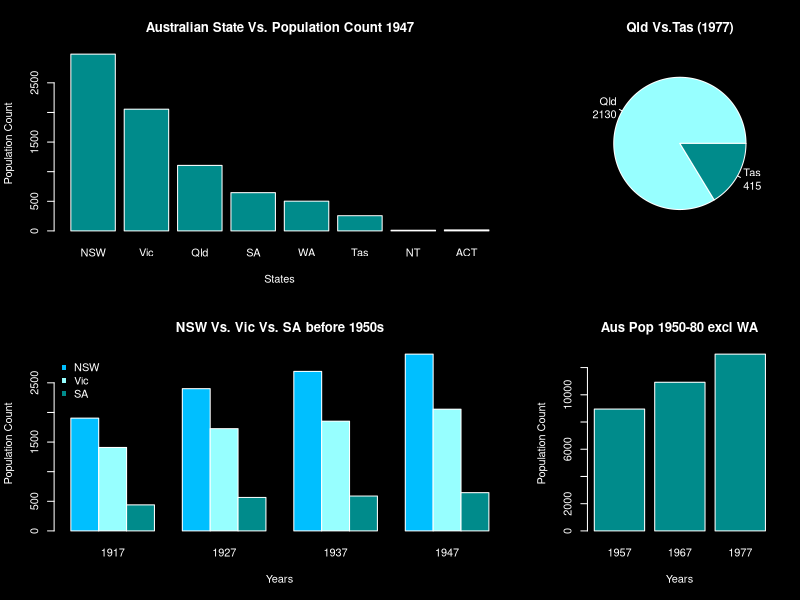

The R source for this figure:
# The below sample code is to generate Sample details for the Population of Australian states.

SrNo <- c(1,2,3,4,5,6,7,8,9)
year <- c(1917,1927,1937,1947,1957,1967,1977,1987,1997)
NSW <- c(1904,2402,2693,2985,3625,4295,5002,5617,6274)
Vic <- c(1409,1727,1853,2055,2656,3274,3837,4210,4605)
Qld <- c(683,873,993,1106,1413,1700,2130,2675,3401)
SA <- c(440,565,589,646,873,1110,1286,1393,1480)
WA <- c(306,392,457,502,688,879,1204,1496,1798)
Tas <- c(193,211,233,257,326,375,415,449,474)
NT <- c(5,4,6,11,21,62,104,158,187)
ACT <- c(3,8,11,17,38,103,214,265,310)
Aust <- c(4943,6182,6835,7579,9640,11798,14192,16263,18529)

#Creating the data frame from the vectors coz I am running the scripts on r-fiddle.org
AustralianStates <- data.frame(SrNo,year,NSW,Vic,Qld,SA ,WA ,Tas,NT ,ACT,Aust)

#Alternately, if you have using R desktop or any other portal that supports uploading your data file you can use the following code
#AustralianStates <- read.csv(file="austpop.csv", header=TRUE, sep=",")

#Note that if you are working from R Desktop, you may need to set the working directory before executing the above step
#The below code does the following
#setwd("D:\\Users\\abhincha\\Downloads")


#PLOT THE STATE WISE POPULATION FOR ALL THE STATES FOR THE YEAR 1947

# Setting the default property for all Graphs
par(bg="Black",fg="White")


#AustralianStates
StateDetailsForSelectedYear <- AustralianStates[AustralianStates$year == 1947,c(3:10)]
#StateDetailsForSelectedYear
PoPcount <- as.numeric(StateDetailsForSelectedYear[1,])
#PoPcount
StateNames <- names(StateDetailsForSelectedYear)
#StateNames


#Specifying the layout of the charts using the layout function
grid <- matrix(c(1,1,2,3,3,4), nrow=2,ncol=3,byrow=TRUE) # Creating the grid of the layout
layout(grid) #Passing the grid to the layout

#Plotting a bar chart to depict State wise population for all the states for the year 1947
barplot(PoPcount,names.arg = StateNames,xlab = "States",ylab = "Population Count",
main = "Australian State Vs. Population Count 1947",col.main="White",col.lab="White",col.axis="White",
col="darkcyan")




#PLOT A PIE CHART FOR DEPICTING POPULATIONS FOR QUEENS LAND VS TASMANIA IN THE YEAR 1977
#EXTRACTING REQUIRED DATA
statedetailsforyear <- AustralianStates[AustralianStates$year == 1977,c("Qld","Tas")]
statedetailsforYEAR <- as.numeric(statedetailsforyear)

#PLOTTING THE REQUIRED PIE
pie(statedetailsforYEAR, main="Qld Vs.Tas (1977)",col.main="White",
labels=(
paste
(
names(statedetailsforyear),statedetailsforYEAR,sep="\n"
)
)
,
col=c("darkslategray1","darkcyan")
)





#PLOT A COMPARISON BAR PLOT OR GROUP BAR BETWEEN NEW SOUTH WHALES, VICTORIA AND SOUTHERN AUSTRALIA 
#FOR THE YEARS BEFORE 1950

#Extract the data set relevant to your time period
statedetailsbeforegivendate <- AustralianStates[AustralianStates$year < 1950,c("year","NSW","Vic","SA")]

#Bind the rows for NSW and Vic in order to form a matrix that can be represented as a group bar
Count_Table <- rbind(statedetailsbeforegivendate$NSW,statedetailsbeforegivendate$Vic,statedetailsbeforegivendate$SA)

#Plotting the required bar
barplot(Count_Table,names.arg = statedetailsbeforegivendate$year,xlab = "Years",ylab = "Population Count",
main = "NSW Vs. Vic Vs. SA before 1950s",col.main="White",col.lab="White",col.axis="White",
col=c("deepskyblue","darkslategray1","darkcyan"),beside=T)

legend("topleft", c("NSW","Vic","SA"), pch=15, 
       col=c("deepskyblue","darkslategray1","darkcyan"), 
       bty="n")
       




#CALCULATE THE TOTAL POPULATION FOR AUSTRALIA EXCLUSIDNG WESTERN AUSTRALIA FOR THE YEAR BETWEEN 1950 and 1980
#AND PLOT IT IN A BAR

#Extracting the required data from the data frame
statedetailsbeforegivendaterange <- AustralianStates[AustralianStates$year > 1950 & AustralianStates$year < 1980,c("year","WA","Aust")]

populationdiff <- statedetailsbeforegivendaterange$Aust - statedetailsbeforegivendaterange$WA
years <- statedetailsbeforegivendaterange$year

barplot(populationdiff,names.arg = years,xlab = "Years",ylab = "Population Count",
main = "Aus Pop 1950-80 excl WA",col.main="White",col.lab="White",col.axis="White",
col="darkcyan")
 









